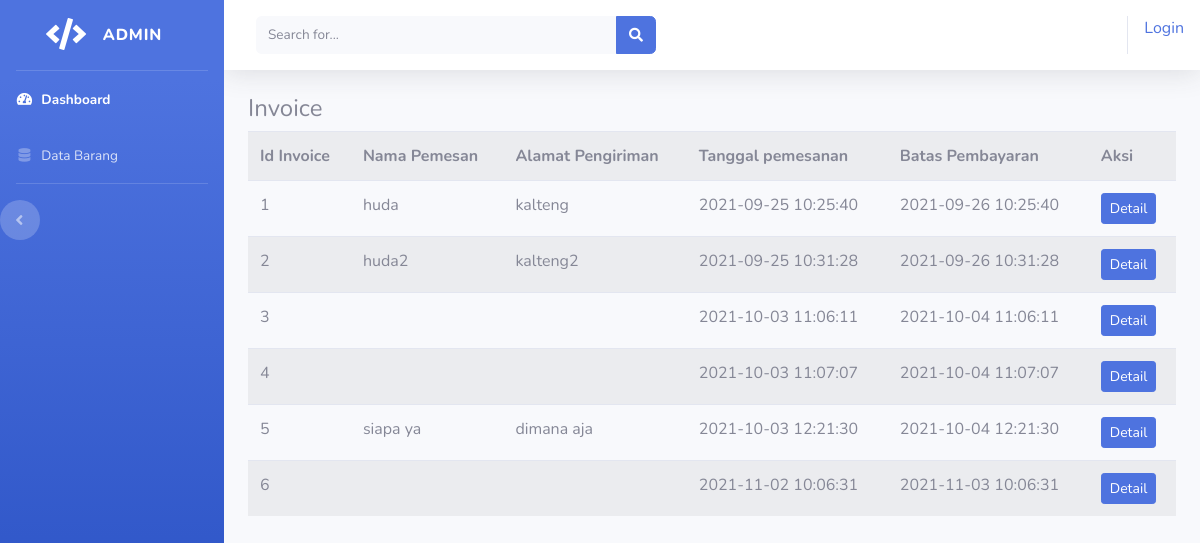
The page /index.php/admin/invoice on the database its author committed.
### tables this page shows
CREATE TABLE `tb_invoice` (
  `id` int(11) NOT NULL,
  `nama` varchar(56) NOT NULL,
  `alamat` varchar(225) NOT NULL,
  `tgl_pesan` datetime NOT NULL,
  `batas_bayar` datetime NOT NULL
);

### application/controllers/admin/invoice.php (called while the page is built, shortened)
<?php
class Invoice extends CI_Controller{
	public function index()
	{
		$data['invoice'] = $this->model_invoice->tampil_data();
		$this->load->view('templates_admin/header');
		$this->load->view('templates_admin/sidebar');
		$this->load->view('admin/invoice', $data);
		$this->load->view('templates_admin/footer');
	}
}

### index.php (called while the page is built, shortened)
<?php
require_once BASEPATH.'core/CodeIgniter.php';

### application/models/model_invoice.php (called while the page is built, shortened)
<?php
class Model_Invoice extends CI_Model{
	public function tampil_data()
	{
		$result = $this->db->get('tb_invoice');
		if($result->num_rows() > 0){
			return $result->result();
		} else {
			return false;
		}
	}
}

### application/views/admin/invoice.php (the view)
<div class="container-fluid">
	<h4>Invoice</h4>
	<table class="table table-border table-hover table-striped">
		<tr>
			<th>Id Invoice</th>
			<th>Nama Pemesan</th>
			<th>Alamat Pengiriman</th>
			<th>Tanggal pemesanan</th>
			<th>Batas Pembayaran</th>
			<th>Aksi</th>
		</tr>
		<?php foreach ($invoice as $inv): ?>
		<tr>
			<td><?php echo $inv->id ?></td>
			<td><?php echo $inv->nama ?></td>
			<td><?php echo $inv->alamat ?></td>
			<td><?php echo $inv->tgl_pesan ?></td>
			<td><?php echo $inv->batas_bayar ?></td>
			<td><?php echo anchor('admin/invoice/detail/'.$inv->id, '<div class="btn btn-sm btn-primary">Detail</div>') ?></td>
		</tr>
	<?php endforeach; ?>
	</table>
</div>

### rows shown on the page
tb_invoice: id "1", nama "huda", alamat "kalteng", tgl_pesan "2021-09-25 10:25:40", batas_bayar "2021-09-26 10:25:40", id "Detail"
tb_invoice: id "2", nama "huda2", alamat "kalteng2", tgl_pesan "2021-09-25 10:31:28", batas_bayar "2021-09-26 10:31:28", id "Detail"
tb_invoice: id "3", tgl_pesan "2021-10-03 11:06:11", batas_bayar "2021-10-04 11:06:11", id "Detail"
tb_invoice: id "4", tgl_pesan "2021-10-03 11:07:07", batas_bayar "2021-10-04 11:07:07", id "Detail"
tb_invoice: id "5", nama "siapa ya", alamat "dimana aja", tgl_pesan "2021-10-03 12:21:30", batas_bayar "2021-10-04 12:21:30", id "Detail"
tb_invoice: id "6", tgl_pesan "2021-11-02 10:06:31", batas_bayar "2021-11-03 10:06:31", id "Detail"

### other values the page prints
anchor('auth/login','Login') "Login"
